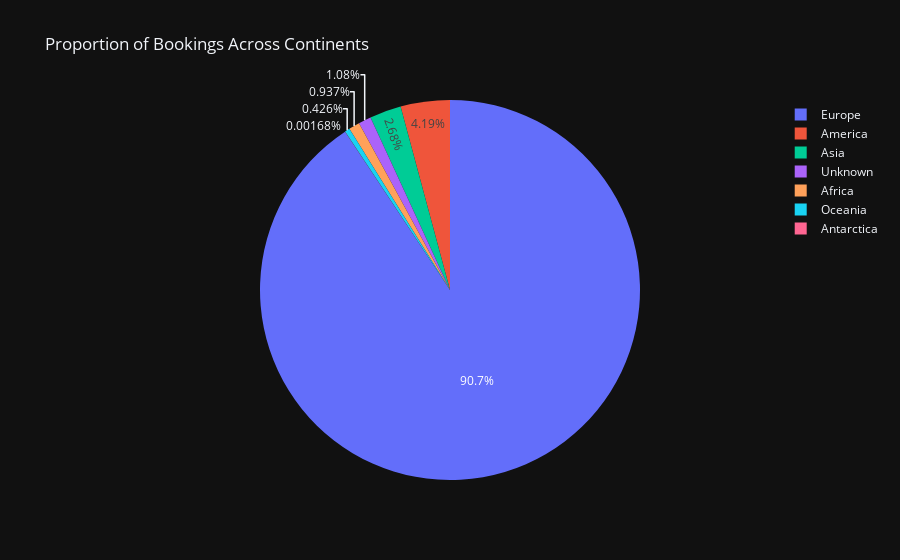

Notebook code for this chart:
### Code cell
# make a pie chart to show the proportion of bookings across continents
# Group the data by country and count the number of guests
df_guests_by_country['country_name'] = df_guests_by_country['country'].apply(get_country_name)
df_guests_by_country['continent'] = df_guests_by_country['country_name'].apply(get_continent_name)
df_guests_by_continent = df_guests_by_country.groupby('continent').sum().reset_index()

# Create a pie chart to show the proportion of bookings across continents
fig = px.pie(
    df_guests_by_continent,
    values='count',
    names='continent',
    title='Proportion of Bookings Across Continents',
    template="plotly_dark"  # Add this line for dark mode
)

fig.show()

# The “Unknown” category suggests that for some guests, the continent of origin could not be determined.

### Figure 1 — Plotly figure (JSON) as saved in the notebook; plotly's stock layout.template omitted (floating-point values rounded to 4 significant figures)
{"data": [{"domain": {"x": [0, 1], "y": [0, 1]}, "hovertemplate": "continent=%{label}<br>count=%{value}<extra></extra>", "labels": ["Africa", "America", "Antarctica", "Asia", "Europe", "Oceania", "Unknown"], "legendgroup": "", "name": "", "showlegend": true, "type": "pie", "values": [1114, 4982, 2, 3189, 107826, 507, 1282]}], "layout": {"legend": {"tracegroupgap": 0}, "title": {"text": "Proportion of Bookings Across Continents"}}}
